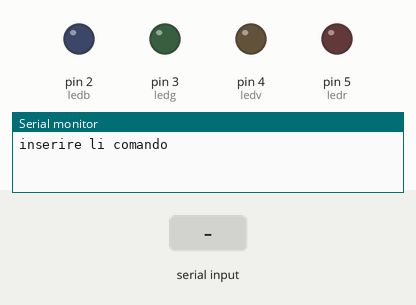
Simulated run of this sketch. Board: Arduino Uno, built with avr-gcc and run on an emulated ATmega328P. Parts: output pins drawn as LEDs (lit = HIGH), the last lines printed to the serial monitor. The inputs (shaded band) are chosen by the test bench.

Above: at 1.2 s.
1.3 s: "accendere led blu\n" received over Serial
At 1.9 s:
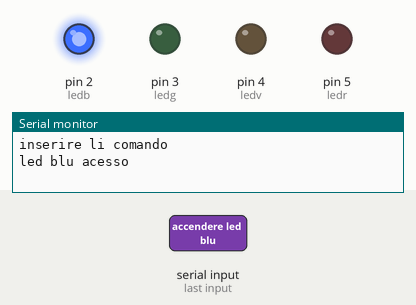
2.8 s: "accendere led giallo\n" received over Serial
At 3.2 s:
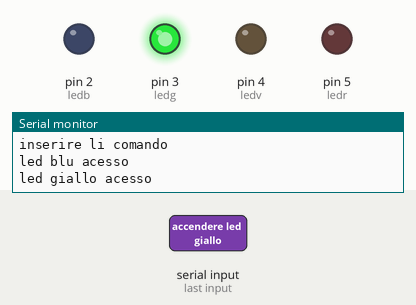
4.3 s: "accendere led verde\n" received over Serial
At 5.5 s:
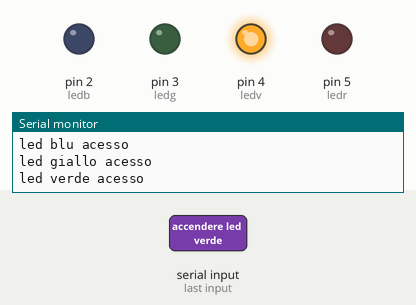
5.8 s: "accendere led rosso\n" received over Serial
At 6.6 s:
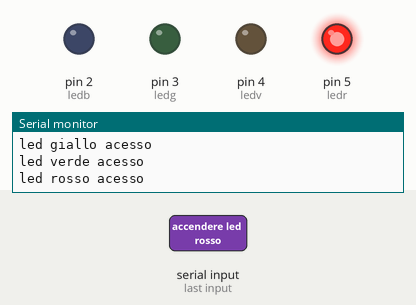
Timing chart, 0 to 8.8 s (numbered marks = the images above; inputs shaded):
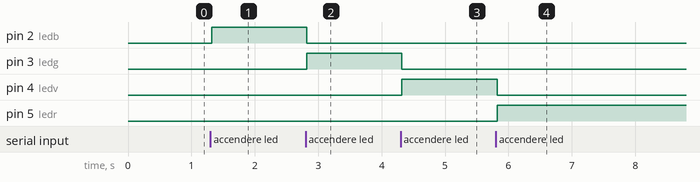

Measured:
- after the input at 1.3 s, pin 2 (ledb): LOW → HIGH at once
- after the input at 2.8 s, pin 2 (ledb): HIGH → LOW at once; pin 3 (ledg): LOW → HIGH at once
- after the input at 4.3 s, pin 3 (ledg): HIGH → LOW at once; pin 4 (ledv): LOW → HIGH at once
- after the input at 5.8 s, pin 4 (ledv): HIGH → LOW at once; pin 5 (ledr): LOW → HIGH at once

The sketch:

sketch_oct25a.ino
```cpp
int ledb = 2;
int ledg = 3;
int ledv = 4;
int ledr = 5;

void setup() {
  pinMode (ledb, OUTPUT);
  pinMode (ledg, OUTPUT);
  pinMode (ledv, OUTPUT);
  pinMode (ledr, OUTPUT);
  digitalWrite(ledb,LOW);
  digitalWrite(ledg,LOW);
  digitalWrite(ledv,LOW);
  digitalWrite(ledr,LOW);
  Serial.begin(9600);
  Serial.println("inserire li comando");

}
String com="";
void loop() {
  if(Serial.available()){
    char c=Serial.read();
    if((c=='\n')||(c=='\r')){
      processa(com);
      com="";

    }else
    {
      com+=c;
    }
    }

}
void processa(String com){
  if(com=="accendere led blu")
  {
    Serial.println("led blu acesso");
    digitalWrite(ledb,HIGH);
    digitalWrite(ledr,LOW);
    digitalWrite(ledg,LOW);
    digitalWrite(ledv,LOW);
  }
  else if(com=="accendere led giallo")
  {
    Serial.println("led giallo acesso");
    digitalWrite(ledg,HIGH);
    digitalWrite(ledb,LOW);
    digitalWrite(ledr,LOW);
    digitalWrite(ledv,LOW);
  }
  else if(com=="accendere led verde")
  {
    Serial.println("led verde acesso");
    digitalWrite(ledb,LOW);
    digitalWrite(ledg,LOW);
    digitalWrite(ledr,LOW);
    digitalWrite(ledv,HIGH);
  }
  else if(com=="accendere led rosso")
  {
    Serial.println("led rosso acesso");
    digitalWrite(ledb,LOW);
    digitalWrite(ledg,LOW);
    digitalWrite(ledv,LOW);
    digitalWrite(ledr,HIGH);
  }
  else if(com=="spegnere i led")
  {
    Serial.println("i led sono spenti");
    digitalWrite(ledb,LOW);
    digitalWrite(ledg,LOW);
    digitalWrite(ledv,LOW);
    digitalWrite(ledr,LOW);
  }
  else{
     Serial.println("ri in resichi i dati");
  }
}
```
